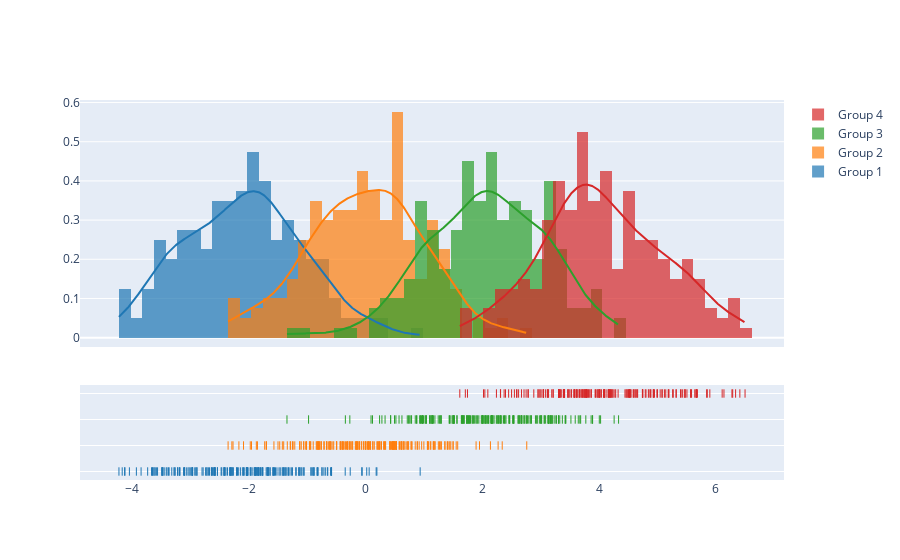

Source (notebook cell):
### Code cell
import plotly.figure_factory as ff

# Add histogram data
x1 = np.random.randn(200) - 2
x2 = np.random.randn(200)
x3 = np.random.randn(200) + 2
x4 = np.random.randn(200) + 4

# Group data together
hist_data = [x1, x2, x3, x4]

group_labels = ['Group 1', 'Group 2', 'Group 3', 'Group 4']

# Create distplot with custom bin_size
fig = ff.create_distplot(hist_data, group_labels, bin_size=.2)
fig.show()

### Figure 1 — Plotly figure (JSON) as saved in the notebook; plotly's stock layout.template omitted (floating-point values rounded to 4 significant figures; data arrays with more than 128 entries replaced by an {"elided": "..."} marker saying what was removed)
{"data": [{"autobinx": false, "histnorm": "probability density", "legendgroup": "Group 1", "marker": {"color": "rgb(31, 119, 180)"}, "name": "Group 1", "opacity": 0.7, "type": "histogram", "x": {"elided": "200 float values"}, "xaxis": "x", "xbins": {"end": 0.9358, "size": 0.2, "start": -4.222}, "yaxis": "y"}, {"autobinx": false, "histnorm": "probability density", "legendgroup": "Group 2", "marker": {"color": "rgb(255, 127, 14)"}, "name": "Group 2", "opacity": 0.7, "type": "histogram", "x": {"elided": "200 float values"}, "xaxis": "x", "xbins": {"end": 2.761, "size": 0.2, "start": -2.353}, "yaxis": "y"}, {"autobinx": false, "histnorm": "probability density", "legendgroup": "Group 3", "marker": {"color": "rgb(44, 160, 44)"}, "name": "Group 3", "opacity": 0.7, "type": "histogram", "x": {"elided": "200 float values"}, "xaxis": "x", "xbins": {"end": 4.333, "size": 0.2, "start": -1.345}, "yaxis": "y"}, {"autobinx": false, "histnorm": "probability density", "legendgroup": "Group 4", "marker": {"color": "rgb(214, 39, 40)"}, "name": "Group 4", "opacity": 0.7, "type": "histogram", "x": {"elided": "200 float values"}, "xaxis": "x", "xbins": {"end": 6.498, "size": 0.2, "start": 1.615}, "yaxis": "y"}, {"legendgroup": "Group 1", "marker": {"color": "rgb(31, 119, 180)"}, "mode": "lines", "name": "Group 1", "showlegend": false, "type": "scatter", "x": {"elided": "500 float values"}, "xaxis": "x", "y": {"elided": "500 float values"}, "yaxis": "y"}, {"legendgroup": "Group 2", "marker": {"color": "rgb(255, 127, 14)"}, "mode": "lines", "name": "Group 2", "showlegend": false, "type": "scatter", "x": {"elided": "500 float values"}, "xaxis": "x", "y": {"elided": "500 float values"}, "yaxis": "y"}, {"legendgroup": "Group 3", "marker": {"color": "rgb(44, 160, 44)"}, "mode": "lines", "name": "Group 3", "showlegend": false, "type": "scatter", "x": {"elided": "500 float values"}, "xaxis": "x", "y": {"elided": "500 float values"}, "yaxis": "y"}, {"legendgroup": "Group 4", "marker": {"color": "rgb(214, 39, 40)"}, "mode": "lines", "name": "Group 4", "showlegend": false, "type": "scatter", "x": {"elided": "500 float values"}, "xaxis": "x", "y": {"elided": "500 float values"}, "yaxis": "y"}, {"legendgroup": "Group 1", "marker": {"color": "rgb(31, 119, 180)", "symbol": "line-ns-open"}, "mode": "markers", "name": "Group 1", "showlegend": false, "type": "scatter", "x": {"elided": "200 float values"}, "xaxis": "x", "y": {"elided": "200 str values"}, "yaxis": "y2"}, {"legendgroup": "Group 2", "marker": {"color": "rgb(255, 127, 14)", "symbol": "line-ns-open"}, "mode": "markers", "name": "Group 2", "showlegend": false, "type": "scatter", "x": {"elided": "200 float values"}, "xaxis": "x", "y": {"elided": "200 str values"}, "yaxis": "y2"}, {"legendgroup": "Group 3", "marker": {"color": "rgb(44, 160, 44)", "symbol": "line-ns-open"}, "mode": "markers", "name": "Group 3", "showlegend": false, "type": "scatter", "x": {"elided": "200 float values"}, "xaxis": "x", "y": {"elided": "200 str values"}, "yaxis": "y2"}, {"legendgroup": "Group 4", "marker": {"color": "rgb(214, 39, 40)", "symbol": "line-ns-open"}, "mode": "markers", "name": "Group 4", "showlegend": false, "type": "scatter", "x": {"elided": "200 float values"}, "xaxis": "x", "y": {"elided": "200 str values"}, "yaxis": "y2"}], "layout": {"barmode": "overlay", "hovermode": "closest", "legend": {"traceorder": "reversed"}, "xaxis": {"anchor": "y2", "domain": [0.0, 1.0], "zeroline": false}, "yaxis": {"anchor": "free", "domain": [0.35, 1], "position": 0.0}, "yaxis2": {"anchor": "x", "domain": [0, 0.25], "dtick": 1, "showticklabels": false}}}
